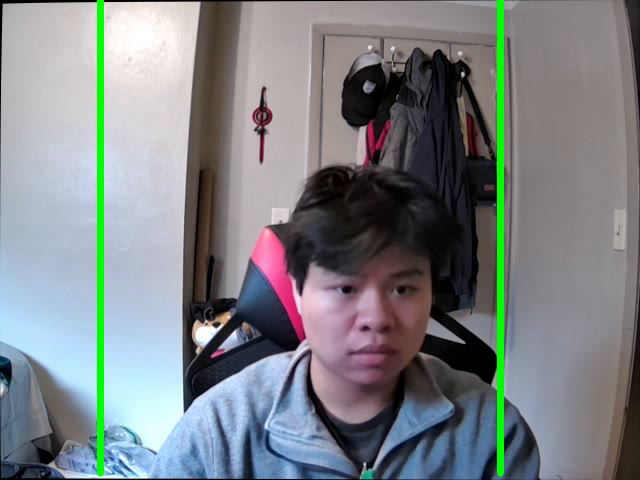
#> input picture frame 8 of vision/250PWM.avi, 640 x 480 px, given in place of the camera
$ python control_input_test.py
#> lines starting #> are read from the running program, lines starting #| are printed output that depends on the picture
import cv2
import cv2.aruco as aruco
import numpy as np
import time
from struct import *
import sys
import random
import ast
from scipy.spatial.transform import Rotation
import serial
import asyncio

marker_image = None
dictionary = cv2.aruco.getPredefinedDictionary(cv2.aruco.DICT_6X6_250)

# [8 lines of commented-out code are left out]
cameraMatrix = np.array([[715.03132426, 0.0, 462.25626965],
 [0.0, 715.67733789, 265.2425816],
 [0.0,        0,              1]])
distCoeffs = np.array([[0.05515529], [-0.20330285], [-0.00108968], [-0.00468666], [0.25046973]])

# Open video capture
inputVideo = cv2.VideoCapture(1, cv2.CAP_DSHOW)
height = int(inputVideo.get(cv2.CAP_PROP_FRAME_HEIGHT))
width = int(inputVideo.get(cv2.CAP_PROP_FRAME_WIDTH))

# Set coordinate system
markerLength = 29.40
objPoints = np.array([[-markerLength/2, markerLength/2, 0],
                      [markerLength/2, markerLength/2, 0],
                      [markerLength/2, -markerLength/2, 0],
                      [-markerLength/2, -markerLength/2, 0]], dtype=np.float32)

# Create ArUco detector
detectorParams = aruco.DetectorParameters()
detector = aruco.ArucoDetector(dictionary, detectorParams)

origins = {
    1:  np.array([-65,-240,637,1]),
    2:  np.array([-65,-240,637,1]),
    3:  np.array([-65,-240,637,1]),
    4:  np.array([-65,-240,637,1]),
    5:  np.array([-65,-240,637,1]),
}

i = 0

# Code for drawing start and end lines
start_left = (200, 0)
end_left = (400, 0)

# height: 473 width: 636
start_right = (200, 473)
end_right = (400, 473)

# Green color in BGR
color = (0, 255, 0)
thickness = 5

fourcc = cv2.VideoWriter_fourcc(*'MJPG') #*'mp4v' *'MJPG'
out = cv2.VideoWriter('test.avi', fourcc, 30.0, (width, height), isColor=True)

# Starting serial communication
arduinoData = serial.Serial('COM7', 115200, timeout=0.5) # initializing port and speed | COM outgoing
arduinoData.reset_output_buffer()
arduinoData.reset_input_buffer()
time.sleep(5)

if __name__ == "__main__":
    # Main loop
    while inputVideo.isOpened():
        ret, image = inputVideo.read()
#> image is the input picture: shape (480, 640, 3); mean B, G, R 133.3, 130.1, 125.3
        if not ret:
            break
        image = cv2.resize(image, (width,height), interpolation = cv2.INTER_LINEAR)
        h, w = image.shape[:2]
#> h = 480; w = 640

        # Calculate new camera matrix
        newCameraMatrix, roi = cv2.getOptimalNewCameraMatrix(cameraMatrix, distCoeffs, (w,h), 1, (w,h))
#> roi = (3, 4, 636, 473)

        # Undistort
        dst = cv2.undistort(image, cameraMatrix, distCoeffs, None, newCameraMatrix)
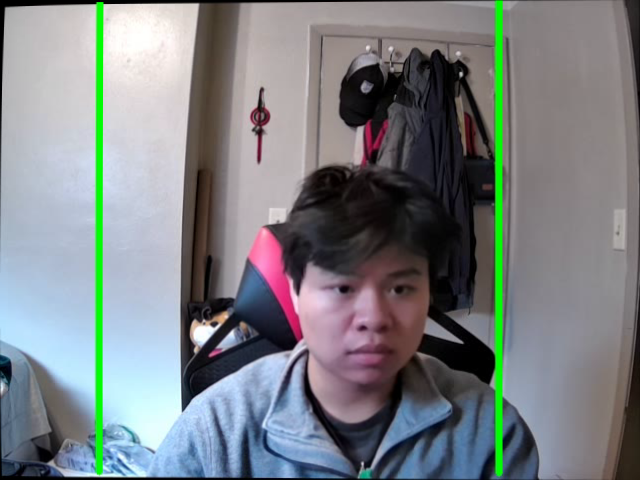
#> dst: shape (480, 640, 3); mean B, G, R 132.2, 129, 124.3

        x, y, w, h = roi
#> x = 3; y = 4; w = 636; h = 473
        # dst = dst[y:y+h, x:x+w]    // crashes recording
        imageCopy = dst.copy()

        # Detect markers
        corners, ids, _ = detector.detectMarkers(dst)
#> corners = (); ids = None

        # If at least one marker detected
        if ids is not None and len(ids) > 0:
            aruco.drawDetectedMarkers(imageCopy, corners, ids)

            nMarkers = len(corners)
            rvecs, tvecs = [], []

            # Calculate pose for each marker
            for i in range(nMarkers):
                marker_id = ids[i][0]

                x_sum = corners[0][0][0][0] + corners[0][0][1][0] + corners[0][0][2][0] + corners[0][0][3][0]
                y_sum = corners[0][0][0][1] + corners[0][0][1][1] + corners[0][0][2][1] + corners[0][0][3][1]

                # multiply by value to convert to real world coordinates | check if camera calib changes it first
                x_center = x_sum * 0.25
                y_center = y_sum * 0.25

                # print("x: ", x_center)
                # print("y: ", y_center)

                _, rvec, tvec = cv2.solvePnP(objPoints, corners[i], cameraMatrix, distCoeffs)
                rvecs.append(rvec)
                tvecs.append(tvec)

                cRt, _ = cv2.Rodrigues(rvec)

                cRt = Rotation.from_matrix(cRt)
                angles = cRt.as_euler("zyx", degrees=True)
                if angles[0] < 0:
                    angles[0] = angles[0] + 360.0
                # print("angles: ", int(angles[0]))

            # Draw axis for each marker
            for i in range(nMarkers):
                cv2.drawFrameAxes(imageCopy, cameraMatrix, distCoeffs, rvecs[i], tvecs[i], 10)

            # send x, y, and theta over BT
            try:
                arduinoData.write(pack('3h', 89, 326, 0))
            except Exception as e:
                print(f"Error writing to Arduino: {e}")

            if x_center < 205 and x_center > 195:
                end_time = time.time()
                elapsed_time = end_time - start_time
                print("Passed end line")
                print("Elapsed time: %f" %elapsed_time )

            if x_center < 405 and x_center > 395:
                start_time = time.time()
                print("Passed start line")

        else:
            # if can't find aruco marker, send error code
            try:
                arduinoData.write(pack('3h', 1000, 2000, 3000))
            except Exception as e:
                print(f"Error writing to Arduino: {e}")

        # Show resulting image and close window
        imageCopy = cv2.line(imageCopy, start_left, start_right, color, thickness)
        imageCopy = cv2.line(imageCopy, end_left, end_right, color, thickness)
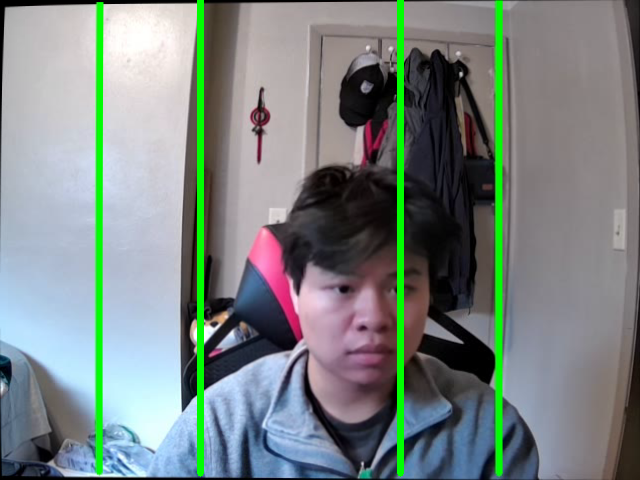
#> imageCopy: shape (480, 640, 3); mean B, G, R 130.6, 132.9, 122.6
        out.write(imageCopy)
        cv2.imshow("Tracking", imageCopy)

        key = cv2.waitKey(1) & 0xFF
#> (key Esc is pressed here)
        if key == 27:
            try:
                arduinoData.write(pack('3h', 1000, 2000, 3000))
            except Exception as e:
                print(f"Error writing to Arduino: {e}")
            break

    # Release video capture and close windows
    inputVideo.release()
    out.release()
    arduinoData.close()
    cv2.destroyAllWindows()

$ run again, starting later in the video
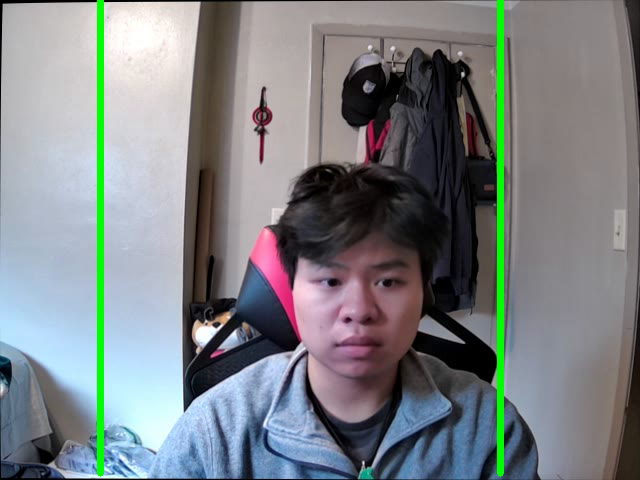
#> input picture frame 36 of vision/250PWM.avi, 640 x 480 px, given in place of the camera
#> image is the input picture: shape (480, 640, 3); mean B, G, R 132.6, 129.6, 124.8
#> `dst = cv2.undistort(image, cameraMatrix, distCoeffs, None, newCameraMa..`:
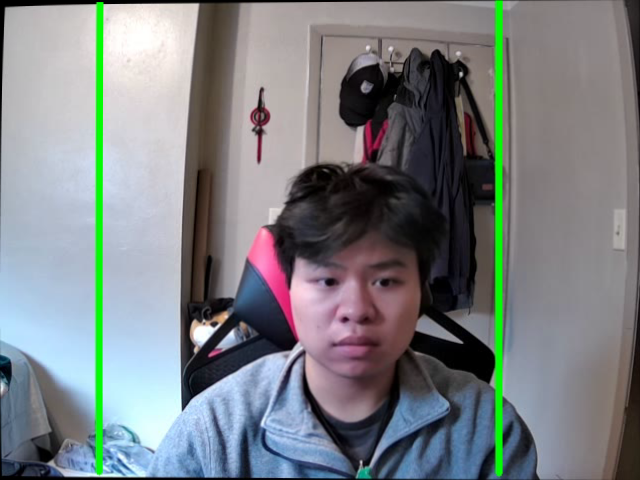
#> dst: shape (480, 640, 3); mean B, G, R 131.5, 128.5, 123.8
#> corners = (); ids = None
#> `imageCopy = cv2.line(imageCopy, end_left, end_right, color, thickness)`:
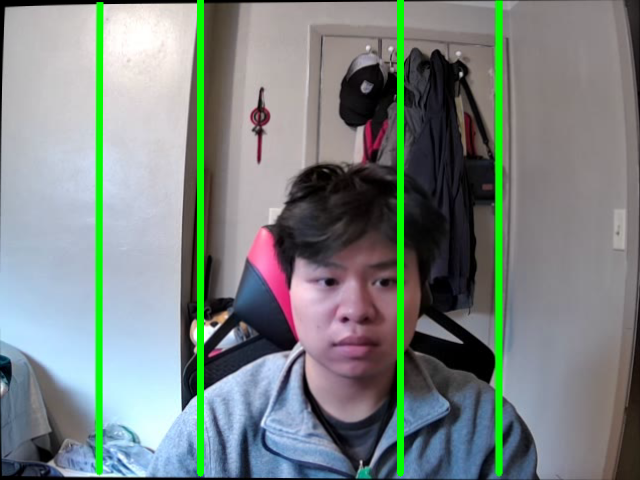
#> imageCopy: shape (480, 640, 3); mean B, G, R 129.8, 132.4, 122

$ run again, starting later in the video
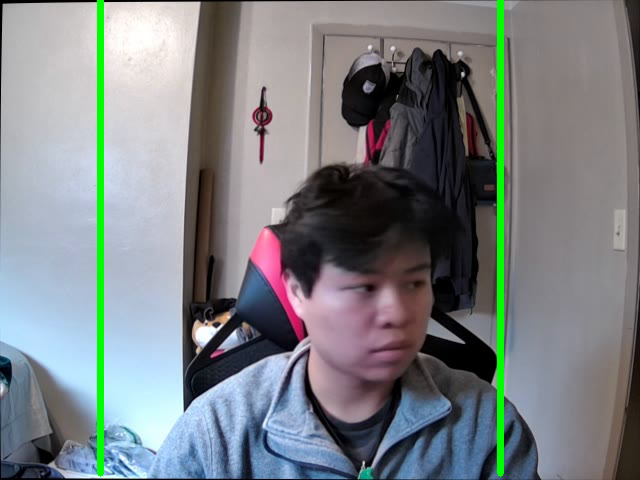
#> input picture frame 64 of vision/250PWM.avi, 640 x 480 px, given in place of the camera
#> image is the input picture: shape (480, 640, 3); mean B, G, R 131.7, 128.6, 123.6
#> `dst = cv2.undistort(image, cameraMatrix, distCoeffs, None, newCameraMa..`:
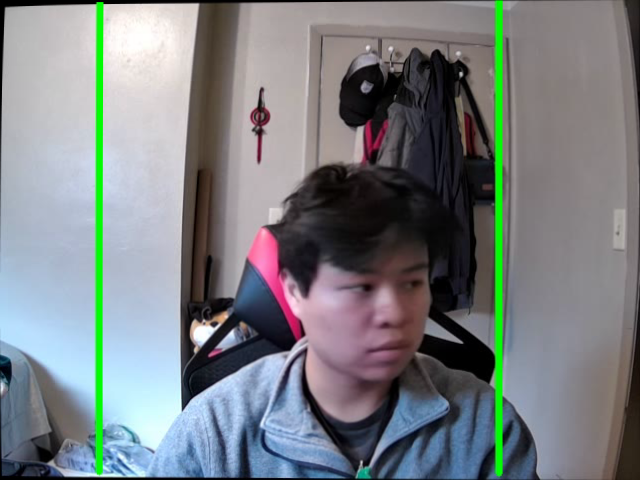
#> dst: shape (480, 640, 3); mean B, G, R 130.6, 127.5, 122.6
#> corners = (); ids = None
#> `imageCopy = cv2.line(imageCopy, end_left, end_right, color, thickness)`:
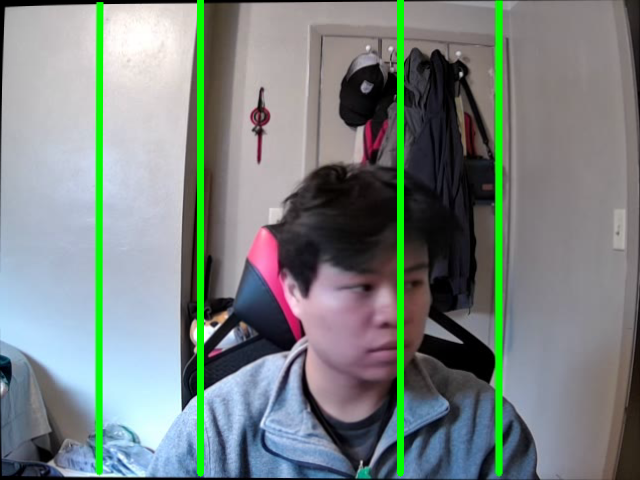
#> imageCopy: shape (480, 640, 3); mean B, G, R 128.9, 131.4, 120.9
